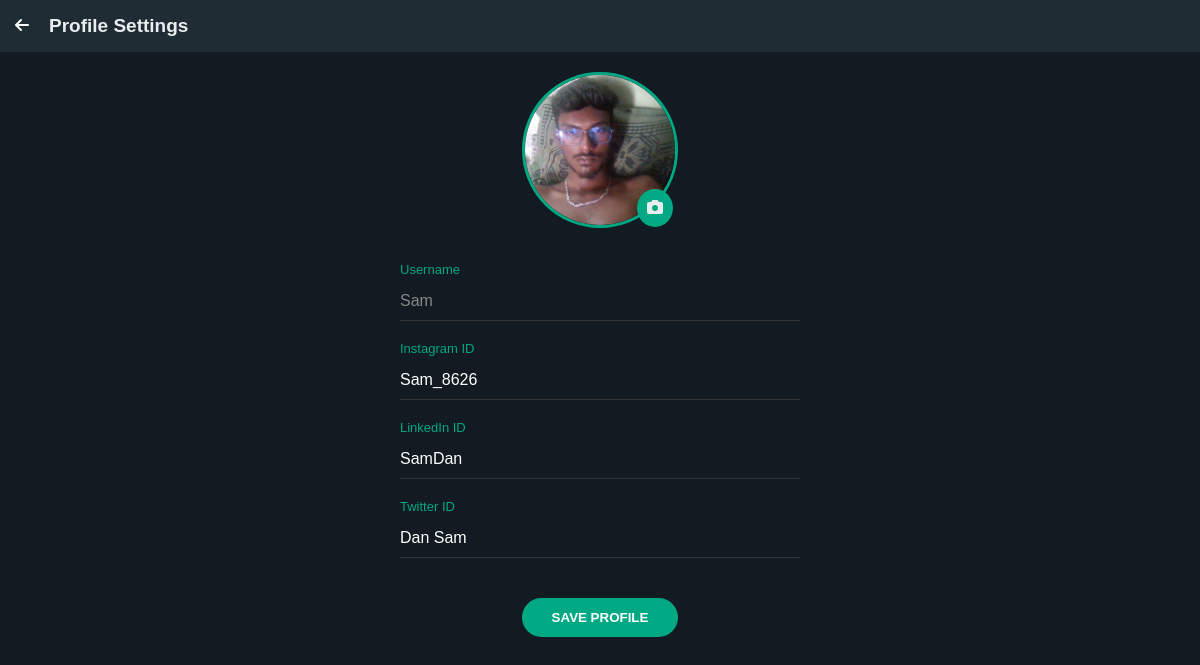
The app's page /profile (signed in), older data.
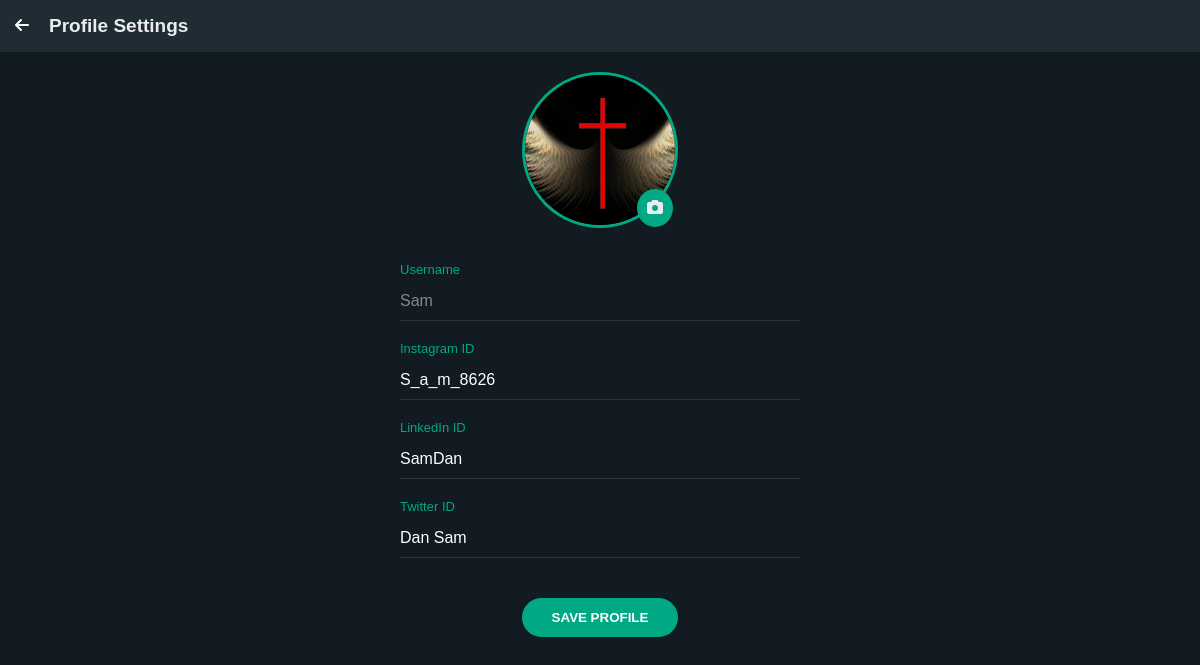
The same page, newer data.
### app.py (models this page shows)
class User(db.Model):
    id = db.Column(db.Integer, primary_key=True)
    username = db.Column(db.String(80), nullable=False)
    email = db.Column(db.String(120), unique=True, nullable=False)
    mobile = db.Column(db.String(15), unique=True, nullable=False)
    password = db.Column(db.String(80), nullable=False)
    instagram = db.Column(db.String(100))
    linkedin = db.Column(db.String(100))
    twitter = db.Column(db.String(100))
    profile_pic = db.Column(db.String(200))

### app.py (the view)
@app.route('/profile')
def profile():
    if 'user_id' not in session: return redirect(url_for('home'))
    user = User.query.get(session['user_id'])
    return render_template('profile.html', user=user)

### templates/profile.html (shortened to what this page needs)
<!DOCTYPE html>
<html>
<head>
    <link rel="stylesheet" href="https://cdnjs.cloudflare.com/ajax/libs/font-awesome/6.4.0/css/all.min.css">
</head>
<body>
    <div class="header">
        <a href="/dashboard" style="color: white; margin-right: 20px; text-decoration: none;"><i class="fas fa-arrow-left"></i></a>
        <h2 style="margin: 0; font-size: 19px;">Profile Settings</h2>
    </div>
    <form action="/update_social" method="POST" enctype="multipart/form-data" class="container">
        <div class="profile-img-container">
            {% if user.profile_pic %}
                <img src="{{ url_for('static', filename='uploads/' + user.profile_pic) }}" class="profile-img">
            {% else %}
                <img src="https://ui-avatars.com/api/?name={{ user.username }}&size=150" class="profile-img">
            {% endif %}
            <label for="file-input" class="edit-icon"><i class="fas fa-camera"></i></label>
        </div>
        <div class="input-group">
            <label>Username</label>
            <input type="text" value="{{ user.username }}" disabled style="color: #888;">
        </div>
        <div class="input-group">
            <label>Instagram ID</label>
            <input type="text" name="instagram" value="{{ user.instagram or '' }}" placeholder="Enter Instagram ID">
        </div>
        <div class="input-group">
            <label>LinkedIn ID</label>
            <input type="text" name="linkedin" value="{{ user.linkedin or '' }}" placeholder="Enter LinkedIn ID">
        </div>
        <div class="input-group">
            <label>Twitter ID</label>
            <input type="text" name="twitter" value="{{ user.twitter or '' }}" placeholder="Enter Twitter ID">
        </div>
        <button type="submit" class="save-btn">SAVE PROFILE</button>
    </form>
</body>
</html>

### templates/profile.html (style rules this page uses)
:root { --dark-bg: #111b21; --header-bg: #202c33; --accent: #00a884; --text-main: #e9edef; }
body { margin: 0; background: var(--dark-bg); color: var(--text-main); font-family: sans-serif; }
.header { background: var(--header-bg); padding: 15px; display: flex; align-items: center; }
.container { padding: 20px; display: flex; flex-direction: column; align-items: center; }
.profile-img-container { position: relative; margin-bottom: 30px; }
.profile-img { width: 150px; height: 150px; border-radius: 50%; object-fit: cover; border: 3px solid var(--accent); }
.edit-icon { position: absolute; bottom: 5px; right: 5px; background: var(--accent); padding: 10px; border-radius: 50%; cursor: pointer; }
.input-group { width: 100%; max-width: 400px; margin-bottom: 20px; }
.input-group label { display: block; color: var(--accent); font-size: 13px; margin-bottom: 5px; }
.input-group input { width: 100%; background: transparent; border: none; border-bottom: 1px solid #333; color: white; padding: 10px 0; outline: none; font-size: 16px; }
.save-btn { background: var(--accent); color: white; border: none; padding: 12px 30px; border-radius: 25px; font-weight: bold; cursor: pointer; margin-top: 20px; }

Row changes from the older to the newer data that the page shows:
changed User "Sam": profile_pic: a different picture; instagram "Sam_8626" → "S_a_m_8626"
